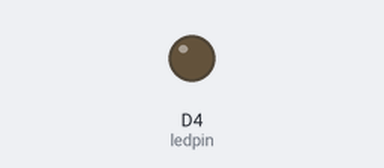
Simulated run of this sketch. Board: ESP8266 (NodeMCU). On the bench: output pins drawn as LEDs (lit = HIGH). Dashed ring = blinking. WiFi joins after 1.5 s; servers stay silent unless stated.

Above: at 2.8 s.
At 4.3 s:
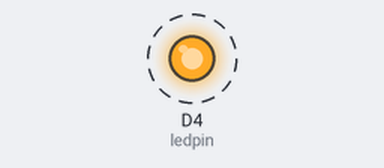
Timing chart, 0 to 6.4 s (numbered marks = the images above):
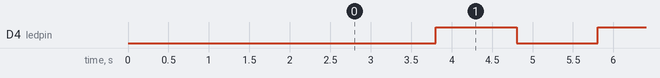

The sketch:

blynk.ino
```cpp
//Tech Trends Shameer
//Control LED Using Blynk 2.0/Blynk IOT

#define BLYNK_TEMPLATE_ID "TMPLZoeBRvSy"
#define BLYNK_DEVICE_NAME "MyHomeAutomation"
#define BLYNK_AUTH_TOKEN "Pec1K_-BT_WrW4Hkyi_1AINac3XyaHlo"
#define BLYNK_TEMPLATE_NAME ""
#define BLYNK_PRINT Serial
#include <ESP8266WiFi.h>
#include <BlynkSimpleEsp8266.h>
BlynkTimer timer;

char auth[] = BLYNK_AUTH_TOKEN;
char ssid[] = "SHSIAAP2";  // Enter your Wifi Username
char pass[] = "";  // Enter your Wifi password

int ledpin = D4;

void notifyOnFire()
{
	digitalWrite(D4, HIGH);
	Blynk.logEvent("first-e","Temp above 30 degree");
	//Blynk.notify("Alert : Fire in the House");
	delay(1000);
	digitalWrite(D4, LOW);
}

void setup()
{
	Serial.begin(9600);
	Blynk.begin(auth, ssid, pass);
	pinMode(ledpin,OUTPUT);
	timer.setInterval(2000L,notifyOnFire);
}

void loop()
{
	Blynk.run();
	timer.run();
}
```

Measured:
- by itself, D4 (ledpin): alternates HIGH for 1.0 s and LOW for 1.0 s
